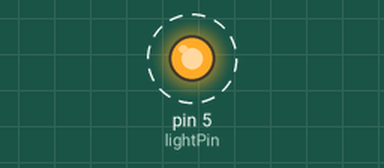
Simulated run of this sketch. Board: Arduino Uno, built with avr-gcc and run on an emulated ATmega328P. Shown: output pins drawn as LEDs (lit = HIGH). Dashed ring = blinking. What the sketch prints to the serial monitor is not drawn.

Above: at 0.02 s.
Timing chart, 0 to 3.0 s (numbered marks = the images above):
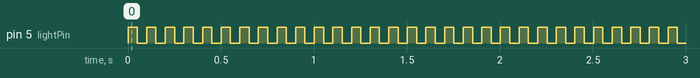

The sketch:

flashTest1.ino
```cpp
const int lightPin = 5;

void setup()
{
  pinMode(lightPin, OUTPUT);
  Serial.begin(9600);

}

void loop()
{
  digitalWrite(lightPin, HIGH);
  Serial.println("HIGH");
  delay(50);

  digitalWrite(lightPin, LOW);
  Serial.println("LOW");
  delay(50);
}
```

Measured:
- by itself, pin 5 (lightPin): alternates HIGH for 0.05 s and LOW for 0.05 s
